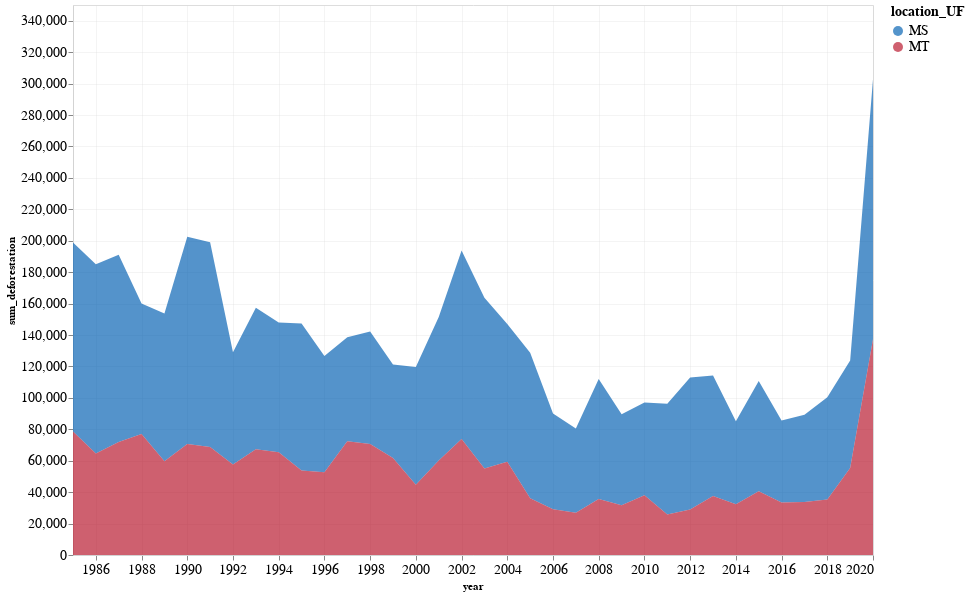

Write notebook code for a chart like this one.
### Code cell
qntd_deforestation_chart = alt.Chart(pantanal_deforestation_df).mark_area(opacity=0.7).encode(
    x='year:T',
    y='sum_deforestation:Q',
    color='location_UF',
#     opacity='location_UF:O'
).transform_aggregate(
    sum_deforestation='sum(deforestation_ha)',
    groupby=[
        "year", 
#         "location",
        "location_UF"
    ]
)

(qntd_deforestation_chart).properties(
    width=800,
    height=550
)

### Figure 1 — Vega-Lite specification as saved in the notebook (floating-point values rounded to 4 significant figures; data arrays with more than 128 entries replaced by an {"elided": "..."} marker saying what was removed)
{"config": {"view": {"width": 533.3, "height": 300.0, "fill": "white"}, "title": {"align": "left", "anchor": "start", "frame": "group", "font": "Helvetica Neue", "fontSize": 18, "dy": -2, "subtitleFont": "Helvetica Neue", "subtitleFontSize": 14, "fontWeight": "normal"}, "axis": {"domainColor": "lightGrey", "gridColor": "lightGrey", "gridWidth": 0.25, "titleFont": "Helvetica Neue", "titleFontSize": 11, "labelFont": "Helvetica Neue", "labelFontSize": 14}, "legend": {"layout": {"anchor": "start"}, "labelLimit": 0, "titleFontSize": 14, "titleFont": "Helvetica Neue", "labelFontSize": 14, "labelFont": "Helvetica Neue"}, "header": {"title": null, "titleFont": "Helvetica Neue", "labelFont": "Helvetica Neue", "labelFontSize": 14, "labelPadding": 2}, "range": {"category": ["#0C66B5", "#BA1D32", "#0F8E40", "#E56F20", "#862BAF", "#626D69", "#ED5087", "#3DB9E2", "#51DB63", "#E26868", "#FFB270", "#B37CEA", "#A8A1A4", "#FF87CD"]}}, "data": {"name": "data-6008276dbaa87eff352a975787ff4d42"}, "mark": {"type": "area", "opacity": 0.7}, "encoding": {"color": {"field": "location_UF", "type": "nominal"}, "x": {"field": "year", "type": "temporal"}, "y": {"field": "sum_deforestation", "type": "quantitative"}}, "height": 550, "transform": [{"aggregate": [{"op": "sum", "field": "deforestation_ha", "as": "sum_deforestation"}], "groupby": ["year", "location_UF"]}], "width": 800, "$schema": "https://vega.github.io/schema/vega-lite/v4.17.0.json", "datasets": {"data-6008276dbaa87eff352a975787ff4d42": {"elided": "576 records"}}}
